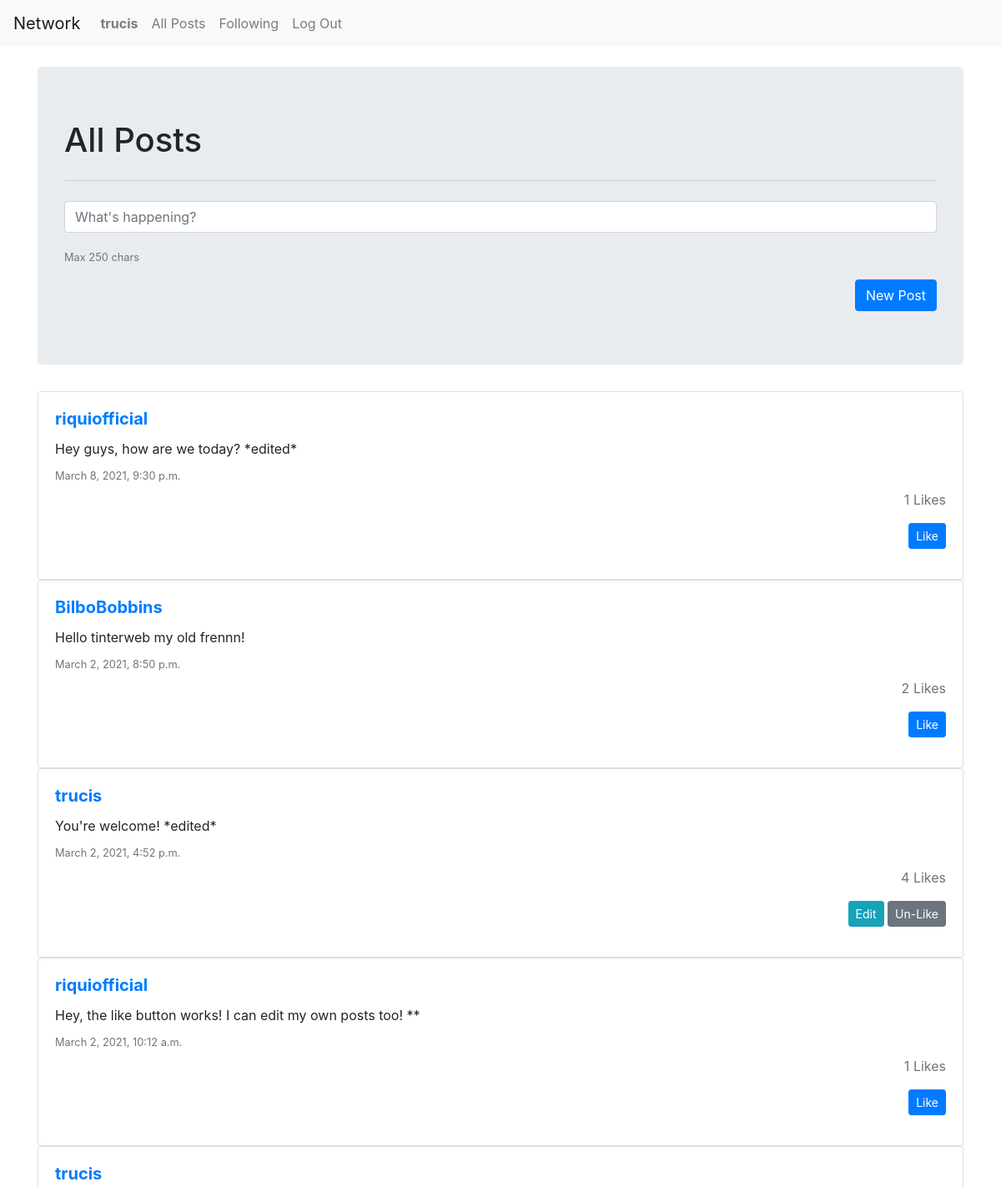
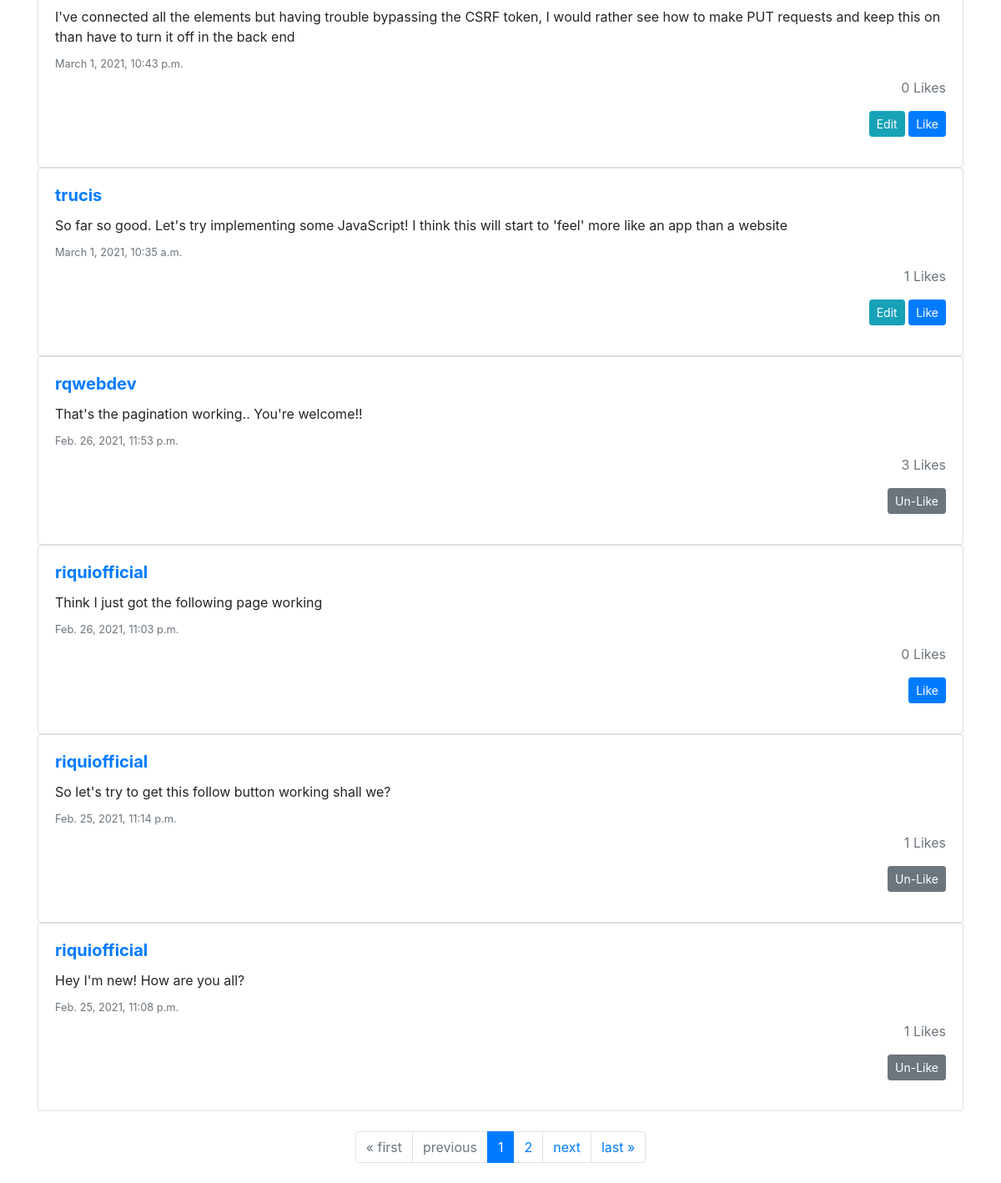
Screenshot of / (signed in) with the database file from the repository (2 pictures, top to bottom).
### network/models.py (models this page shows, shortened)
class User(AbstractUser):
    following = models.ManyToManyField(
        "self", symmetrical=False, blank=True, default=None)

class Post(models.Model):
    author = models.ForeignKey(User, on_delete=models.CASCADE)
    content = models.CharField(max_length=250)
    date = models.DateTimeField(auto_now_add=True)
    likes = models.ManyToManyField(
        User, blank=True, default=None, related_name="post_likes")
    def total_likes(self):
        return self.likes.count()

### network/views.py (the view, shortened to what this page needs)
# urls.py: path("", views.index, name="index"),
def index(request, post_id=None, following=False):
    new_post = NewPostForm()
    user = request.user
    title = "All Posts"
    if bool(following) == True:
        if user.is_authenticated:
            followed_users = user.following.all()
            posts = Post.objects.filter(
                author__in=followed_users).order_by("-date")
            title = "Following"
        else:
            return HttpResponseRedirect(reverse("login"))
    else:
        posts = Post.objects.all().order_by("-date")
    paginator = Paginator(posts, 10)
    page_number = request.GET.get('page')
    page_obj = paginator.get_page(page_number)
    return render(request, "network/index.html", {"title": title, "new_post": new_post, "posts": page_obj})

### network/views.py
class NewPostForm(ModelForm):
    class Meta:
        model = Post
        fields = ['content']
        labels = {'content': _('')}
        error_messages = {
            'content': {
                'max_length': _("This post is too long!"),
            },
        }
        widgets = {'content': TextInput(
            attrs={'placeholder': "What's happening?",
                   'class': "form-control"})}

### network/templates/network/index.html (shortened to what this page needs)
{% extends "network/layout.html" %} {% block title %}Social Network - {{title}}{%endblock%} {% block body %}
<div class="container mt-4">
  <div class="jumbotron">
    <h1>All Posts</h1>
    {% if request.user.is_authenticated %}
    <hr class="my-4" />
    <form method="POST">
      <div class="form-group">{{new_post}}</div>
      <p><small class="text-muted">Max 250 chars</small></p>
      <div class="text-right">
        <button id="submit" type="submit" class="btn btn-primary">New Post</button>
      </div>
    </form>
    {% endif %}
  </div>
</div>
{% for post in posts %}
<div class="container">
  <div class="card">
    <div class="card-body">
        <a href="{% url 'user_profile' post.author %}"><h5 class="card-title"><strong>{{post.author}}</strong></h5></a>
        <p class="card-text" id="card-text{{post.id}}">{{post.content}}</p>
      <h6 class="card-subtitle mb-2 text-muted" id="date{{post.id}}">
        <small>{{post.date}}</small>
      </h6>
      <p class="text-muted mt-0 text-right like{{post.id}}">{{post.total_likes}} Likes
        {% if request.user.is_authenticated %}
        <div class="text-right">
          <form action="" class="like-form">
            {%if request.user == post.author %}
            <button class="btn btn-info btn-sm btn-edit edit{{post.id}}">Edit</button>
            {%endif%}
            {% if request.user in post.likes.all %}
                <button id="{{post.id}}" class="btn btn-secondary btn-sm btn-like">Un-Like</button>
            {% else %}
                <button id="{{post.id}}" class="btn btn-primary btn-sm btn-like">Like</button>
            {%endif%}
          </form>
          </div>
        {%endif%}
      </p>
    </div>
  </div>
</div>
{%endfor%}
<nav aria-label="Page navigation example">
    <ul class="pagination justify-content-center my-4">
        <li class="{%if posts.has_previous %} page-item {%else%} page-item disabled {%endif%}%"><a class="page-link" href="?page=1">&laquo; first</a></li>
        <li class="{%if posts.has_previous %} page-item {%else%} page-item disabled {%endif%}"><a class="page-link" href="?page={% if posts.has_previous %}{{posts.previous_page_number}}{%endif%}">previous</a></li>
        {% for number in posts.paginator.page_range %}
        <li class="page-item {%if number == posts.number%} active {% endif %}"><a class="page-link" href="?page={{number}}">{{number}}</a></li>
        {%endfor%}
        <li class="{%if posts.has_next %} page-item {%else%} page-item disabled {%endif%}"><a class="page-link" href="?page={% if posts.has_next %}{{posts.next_page_number}}{%endif%}">next</a></li>
        <li class="{%if posts.has_next %} page-item {%else%} page-item disabled {%endif%}"><a class="page-link" href="?page={{ posts.paginator.num_pages }}">last &raquo;</a></li>
    </ul>
</nav>{% endblock %}

### network/templates/network/layout.html (shortened to what this page needs)
{% load static %}
<!DOCTYPE html>
<html lang="en">
  <head>
    <link
      rel="stylesheet"
      href="https://stackpath.bootstrapcdn.com/bootstrap/4.4.1/css/bootstrap.min.css"
    />
    <link href="{% static 'network/styles.css' %}" rel="stylesheet" />
  </head>
  <body>
    <nav class="navbar navbar-expand-lg navbar-light bg-light">
      <a class="navbar-brand" href="{% url 'index' %}">Network</a>
      <div>
        <ul class="navbar-nav mr-auto">
          {% if request.user.is_authenticated %}
          <li class="nav-item">
            <a class="nav-link" href="{% url 'profile' %}"
              ><strong>{{ request.user.username }}</strong></a
            >
          </li>
          {% endif %}
          <li class="nav-item">
            <a class="nav-link" href="{% url 'index' %}">All Posts</a>
          </li>
          {% if request.user.is_authenticated %}
          <li class="nav-item">
            <a class="nav-link" href="{% url 'following' 'True' %}"
              >Following</a
            >
          </li>
          <li class="nav-item">
            <a class="nav-link" id="logout" href="{% url 'logout' %}"
              >Log Out</a
            >
          </li>
          {% endif %}
        </ul>
      </div>
    </nav>
    <div class="body">{% block body %} {% endblock %}</div>
  </body>
</html>

### rows the page displays
User: user.username "trucis"
Post: author "riquiofficial", content "Hey guys, how are we today? *edited*", date "March 8, 2021, 9:30 p.m.", total_likes "1"
Post: author "BilboBobbins", content "Hello tinterweb my old frennn!", date "March 2, 2021, 8:50 p.m.", total_likes "2"
Post: author "trucis", content "You're welcome! *edited*", date "March 2, 2021, 4:52 p.m.", total_likes "4"
Post: author "riquiofficial", content "Hey, the like button works! I can edit my own posts too! **", date "March 2, 2021, 10:12 a.m.", total_likes "1"
Post: author "trucis", content "I've connected all the elements but having trouble bypassing the CSRF token, I would rather see how to make PUT requests and keep this on than have to turn it off in the back end", date "March 1, 2021, 10:43 p.m.", total_likes "0"
Post: author "trucis", content "So far so good. Let's try implementing some JavaScript! I think this will start to 'feel' more like an app than a website", date "March 1, 2021, 10:35 a.m.", total_likes "1"
Post: author "rqwebdev", content "That's the pagination working.. You're welcome!!", date "Feb. 26, 2021, 11:53 p.m.", total_likes "3"
Post: author "riquiofficial", content "Think I just got the following page working", date "Feb. 26, 2021, 11:03 p.m.", total_likes "0"
Post: author "riquiofficial", content "So let's try to get this follow button working shall we?", date "Feb. 25, 2021, 11:14 p.m.", total_likes "1"
Post: author "riquiofficial", content "Hey I'm new! How are you all?", date "Feb. 25, 2021, 11:08 p.m.", total_likes "1"

### other values shown
{{ number }} "1" "2"
